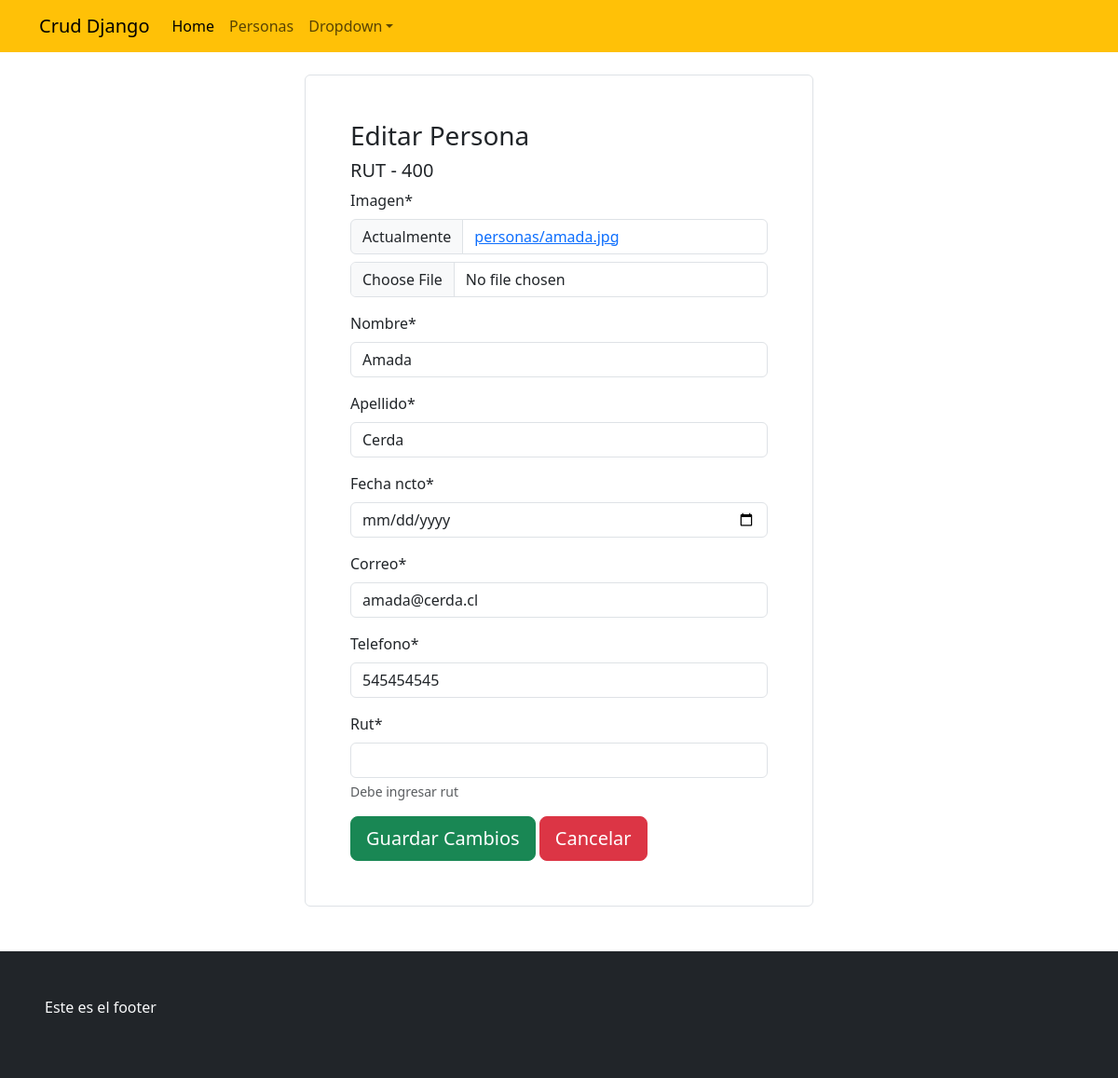
Page /modificarpersona/400 on the committed database.
### appcrud/models.py (models this page shows, shortened)
class Persona(models.Model):
    rut=models.CharField(max_length=10,primary_key=True, null=False)
    nombre=models.CharField(max_length=50,null=False)
    apellido=models.CharField(max_length=50, null=False)
    fecha_ncto=models.DateField(verbose_name='Fecha de Nacimiento',error_messages='ta malo')
    correo=models.EmailField(error_messages='coloca bien el correo...')
    telefono=models.IntegerField()
    imagen=models.ImageField(upload_to='personas',null=True)

### appcrud/views.py (the view)
# urls.py: path('modificarpersona/<id>',modificarpersona, name='modificarpersona'),
def modificarpersona(request, id):
    persona=get_object_or_404(Persona,rut=id)
    form=UpdatePersonaForm(instance=persona)
    datos={
        "form":form,
        "persona":persona
    }
    if request.method=="POST":
        form=UpdatePersonaForm(data=request.POST, files=request.FILES, instance=persona)
        if form.is_valid():
            form.save()
            return redirect(to='personas')
    return render(request,'appcrud/modificarpersona.html',datos)

### appcrud/forms.py
class UpdatePersonaForm(forms.ModelForm):
    rut=forms.CharField(max_length=10,
                        error_messages={"required":"Ingrese rut sin puntos y con guión ej.:12345678-9"},
                        help_text="Debe ingresar rut")
    fecha_ncto=forms.DateField(widget=forms.DateInput(attrs={'type': 'date'}))
    class Meta:
        model = Persona
        fields = ['imagen','nombre', 'apellido','fecha_ncto', 'correo','telefono']

### appcrud/templates/appcrud/modificarpersona.html (shortened to what this page needs)
{% extends "appcrud/base.html" %}
{% load static %}
{% load crispy_forms_tags %}
{% block contenido %}
<div class="container">
    <div class='mt-4 mb-5'>
        <div class="row">
            <div class="col-lg-3"></div>
            <div class="col-lg-6">
                <div class="p-5 border rounded">
                    <h3>Editar Persona</h3>
                    <h5>RUT - {{persona.rut}}</h5>
                    <form action="" method="post" enctype="multipart/form-data">
                       {{form | crispy}}
                        <div class="mt-3">
                            <input type="submit" value="Guardar Cambios" class="btn btn-success btn-lg">
                            <a href="{% url "personas" %}"><input type="button" value="Cancelar" class="btn btn-danger btn-lg"></a>
                        </div>
                    </form>
                </div>
            </div>
            <div class="col-lg-3"></div>
        </div>
    </div>
</div>
{% endblock contenido %}

### rows in the picture
Persona: rut "400", nombre "Amada", apellido "Cerda", correo "amada@cerda.cl", telefono "545454545"
